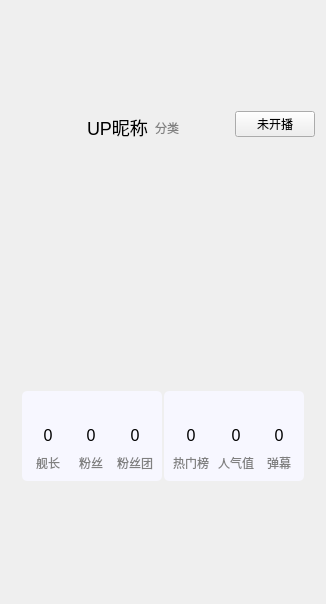
           <widget class="QWidget" name="roomInfoMainWidget" native="true">
            <property name="minimumSize">
             <size>
              <width>0</width>
              <height>1</height>
             </size>
            </property>
            <property name="styleSheet">
             <string notr="true">#roomInfoMainWidget
{
	background: white;
	border-radius: 5px;
}</string>
            </property>
            <layout class="QVBoxLayout" name="verticalLayout_29">
             <property name="spacing">
              <number>12</number>
             </property>
             <item>
              <widget class="QLabel" name="roomCoverSpacingLabel">
               <property name="minimumSize">
                <size>
                 <width>128</width>
                 <height>64</height>
                </size>
               </property>
               <property name="cursor">
                <cursorShape>ArrowCursor</cursorShape>
               </property>
               <property name="contextMenuPolicy">
                <enum>Qt::CustomContextMenu</enum>
               </property>
               <property name="styleSheet">
                <string notr="true"/>
               </property>
               <property name="text">
                <string/>
               </property>
               <property name="scaledContents">
                <bool>false</bool>
               </property>
              </widget>
             </item>
             <item>
              <layout class="QHBoxLayout" name="upNameHLayout">
               <item>
                <widget class="ClickableLabel" name="upHeaderLabel">
                 <property name="minimumSize">
                  <size>
                   <width>64</width>
                   <height>64</height>
                  </size>
                 </property>
                 <property name="maximumSize">
                  <size>
                   <width>64</width>
                   <height>64</height>
                  </size>
                 </property>
                 <property name="cursor">
                  <cursorShape>PointingHandCursor</cursorShape>
                 </property>
                 <property name="contextMenuPolicy">
                  <enum>Qt::CustomContextMenu</enum>
                 </property>
                 <property name="toolTip">
                  <string>&lt;html&gt;&lt;head/&gt;&lt;body&gt;&lt;p&gt;前往直播间&lt;/p&gt;&lt;/body&gt;&lt;/html&gt;</string>
                 </property>
                 <property name="styleSheet">
                  <string notr="true">background-image:url(:/icons/header1);
background-position:center;
background-repeat:none;</string>
                 </property>
                 <property name="text">
                  <string/>
                 </property>
                 <property name="scaledContents">
                  <bool>true</bool>
                 </property>
                 <property name="alignment">
                  <set>Qt::AlignCenter</set>
                 </property>
                </widget>
               </item>
               <item>
                <layout class="QVBoxLayout" name="upNameVLayout">
                 <property name="spacing">
                  <number>7</number>
                 </property>
                 <item>
                  <widget class="QWidget" name="widget_5" native="true">
                   <property name="minimumSize">
                    <size>
                     <width>0</width>
                     <height>20</height>
                    </size>
                   </property>
                   <property name="maximumSize">
                    <size>
                     <width>16777215</width>
                     <height>32</height>
                    </size>
                   </property>
                  </widget>
                 </item>
                 <item>
                  <layout class="QHBoxLayout" name="horizontalLayout_59">
                   <property name="topMargin">
                    <number>0</number>
                   </property>
                   <item>
                    <widget class="ClickableLabel" name="upNameLabel">
                     <property name="cursor">
                      <cursorShape>PointingHandCursor</cursorShape>
                     </property>
                     <property name="contextMenuPolicy">
                      <enum>Qt::CustomContextMenu</enum>
                     </property>
                     <property name="toolTip">
                      <string>&lt;html&gt;&lt;head/&gt;&lt;body&gt;&lt;p&gt;&lt;span style=&quot; font-size:9pt;&quot;&gt;查看主播主页&lt;/span&gt;&lt;/p&gt;&lt;/body&gt;&lt;/html&gt;</string>
                     </property>
                     <property name="styleSheet">
                      <string notr="true">font-size: 18px;</string>
                     </property>
                     <property name="text">
                      <string>UP昵称</string>
                     </property>
                     <property name="alignment">
                      <set>Qt::AlignLeading|Qt::AlignLeft|Qt::AlignVCenter</set>
                     </property>
                    </widget>
                   </item>
                   <item>
                    <widget class="ClickableLabel" name="roomAreaLabel">
                     <property name="cursor">
                      <cursorShape>PointingHandCursor</cursorShape>
                     </property>
                     <property name="contextMenuPolicy">
                      <enum>Qt::CustomContextMenu</enum>
                     </property>
                     <property name="toolTip">
                      <string>&lt;html&gt;&lt;head/&gt;&lt;body&gt;&lt;p&gt;主播：查看与切换分类&lt;/p&gt;&lt;p&gt;观众：查看当前分类列表&lt;/p&gt;&lt;/body&gt;&lt;/html&gt;</string>
                     </property>
                     <property name="styleSheet">
                      <string notr="true">color:gray;</string>
                     </property>
                     <property name="text">
                      <string>分类</string>
                     </property>
                     <property name="alignment">
                      <set>Qt::AlignLeading|Qt::AlignLeft|Qt::AlignVCenter</set>
                     </property>
                    </widget>
                   </item>
                  </layout>
                 </item>
                 <item>
                  <widget class="QLabel" name="upLevelLabel">
                   <property name="sizePolicy">
                    <sizepolicy hsizetype="Minimum" vsizetype="Preferred">
                     <horstretch>0</horstretch>
                     <verstretch>0</verstretch>
                    </sizepolicy>
                   </property>
                   <property name="contextMenuPolicy">
                    <enum>Qt::CustomContextMenu</enum>
                   </property>
                   <property name="styleSheet">
                    <string notr="true">color: gray;</string>
                   </property>
                   <property name="text">
                    <string/>
                   </property>
                  </widget>
                 </item>
                </layout>
               </item>
               <item>
                <spacer name="horizontalSpacer_33">
                 <property name="orientation">
                  <enum>Qt::Horizontal</enum>
                 </property>
                 <property name="sizeHint" stdset="0">
                  <size>
                   <width>40</width>
                   <height>20</height>
                  </size>
                 </property>
                </spacer>
               </item>
               <item>
                <widget class="InteractiveButtonBase" name="liveStatusButton">
                 <property name="cursor">
                  <cursorShape>PointingHandCursor</cursorShape>
                 </property>
                 <property name="toolTip">
                  <string>&lt;html&gt;&lt;head/&gt;&lt;body&gt;&lt;p&gt;程序内查看直播视频&lt;/p&gt;&lt;/body&gt;&lt;/html&gt;</string>
                 </property>
                 <property name="text">
                  <string>未开播</string>
                 </property>
                </widget>
               </item>
              </layout>
             </item>
             <item>
              <widget class="WaterFallButtonGroup" name="tagsButtonGroup" native="true">
               <property name="minimumSize">
                <size>
                 <width>0</width>
                 <height>1</height>
                </size>
               </property>
               <property name="contextMenuPolicy">
                <enum>Qt::CustomContextMenu</enum>
               </property>
               <property name="styleSheet">
                <string notr="true"/>
               </property>
              </widget>
             </item>
             <item>
              <widget class="QTextBrowser" name="roomDescriptionBrowser">
               <property name="sizePolicy">
                <sizepolicy hsizetype="Expanding" vsizetype="Minimum">
                 <horstretch>0</horstretch>
                 <verstretch>0</verstretch>
                </sizepolicy>
               </property>
               <property name="minimumSize">
                <size>
                 <width>0</width>
                 <height>1</height>
                </size>
               </property>
               <property name="contextMenuPolicy">
                <enum>Qt::CustomContextMenu</enum>
               </property>
               <property name="styleSheet">
                <string notr="true">#roomDescriptionBrowser
{
	background: transparent;
	border: none;
}</string>
               </property>
               <property name="openLinks">
                <bool>false</bool>
               </property>
              </widget>
             </item>
             <item>
              <layout class="QHBoxLayout" name="horizontalLayout_64">
               <property name="spacing">
                <number>0</number>
               </property>
               <property name="leftMargin">
                <number>9</number>
               </property>
               <property name="topMargin">
                <number>0</number>
               </property>
               <property name="rightMargin">
                <number>9</number>
               </property>
               <property name="bottomMargin">
                <number>0</number>
               </property>
               <item>
                <spacer name="horizontalSpacer_37">
                 <property name="orientation">
                  <enum>Qt::Horizontal</enum>
                 </property>
                 <property name="sizeHint" stdset="0">
                  <size>
                   <width>2</width>
                   <height>20</height>
                  </size>
                 </property>
                </spacer>
               </item>
               <item>
                <widget class="QWidget" name="guardCountCard" native="true">
                 <property name="minimumSize">
                  <size>
                   <width>140</width>
                   <height>0</height>
                  </size>
                 </property>
                 <property name="styleSheet">
                  <string notr="true">#guardCountCard
{
	background: #f7f7ff;
	border: none;
	border-radius: 5px;
}</string>
                 </property>
                 <layout class="QVBoxLayout" name="verticalLayout_22">
                  <item>
                   <layout class="QHBoxLayout" name="horizontalLayout_61">
                    <item>
                     <widget class="QLabel" name="label">
                      <property name="minimumSize">
                       <size>
                        <width>16</width>
                        <height>16</height>
                       </size>
                      </property>
                      <property name="maximumSize">
                       <size>
                        <width>24</width>
                        <height>24</height>
                       </size>
                      </property>
                      <property name="styleSheet">
                       <string notr="true">border-image:url(:/icons/sailor);
background-position:center;
background-repeat:none;</string>
                      </property>
                      <property name="text">
                       <string/>
                      </property>
                      <property name="scaledContents">
                       <bool>false</bool>
                      </property>
                     </widget>
                    </item>
                    <item>
                     <spacer name="horizontalSpacer_32">
                      <property name="orientation">
                       <enum>Qt::Horizontal</enum>
                      </property>
                      <property name="sizeHint" stdset="0">
                       <size>
                        <width>40</width>
                        <height>20</height>
                       </size>
                      </property>
                     </spacer>
                    </item>
                   </layout>
                  </item>
                  <item>
                   <layout class="QHBoxLayout" name="horizontalLayout_57">
                    <property name="spacing">
                     <number>9</number>
                    </property>
                    <item>
                     <layout class="QVBoxLayout" name="verticalLayout_18">
                      <item>
                       <widget class="QLabel" name="guardCountLabel">
                        <property name="styleSheet">
                         <string notr="true">font-size: 16px;</string>
                        </property>
                        <property name="text">
                         <string>0</string>
                        </property>
                        <property name="alignment">
                         <set>Qt::AlignCenter</set>
                        </property>
                       </widget>
                      </item>
                      <item>
                       <widget class="QLabel" name="guardCountTextLabel">
                        <property name="styleSheet">
                         <string notr="true">color: gray;</string>
                        </property>
                        <property name="text">
                         <string> 舰长 </string>
                        </property>
                        <property name="alignment">
                         <set>Qt::AlignCenter</set>
                        </property>
                       </widget>
                      </item>
                     </layout>
                    </item>
                    <item>
                     <layout class="QVBoxLayout" name="verticalLayout_19">
                      <item>
                       <widget class="QLabel" name="fansCountLabel">
                        <property name="styleSheet">
                         <string notr="true">font-size: 16px;</string>
                        </property>
                        <property name="text">
                         <string>0</string>
                        </property>
                        <property name="alignment">
                         <set>Qt::AlignCenter</set>
                        </property>
                       </widget>
                      </item>
                      <item>
                       <widget class="QLabel" name="fansCountTextLabel">
                        <property name="styleSheet">
                         <string notr="true">color: gray;</string>
                        </property>
                        <property name="text">
                         <string> 粉丝 </string>
                        </property>
                        <property name="alignment">
                         <set>Qt::AlignCenter</set>
                        </property>
                       </widget>
                      </item>
                     </layout>
                    </item>
                    <item>
                     <layout class="QVBoxLayout" name="verticalLayout_23">
                      <item>
                       <widget class="QLabel" name="fansClubCountLabel">
                        <property name="styleSheet">
                         <string notr="true">font-size: 16px;</string>
                        </property>
                        <property name="text">
                         <string>0</string>
                        </property>
                        <property name="alignment">
                         <set>Qt::AlignCenter</set>
                        </property>
                       </widget>
                      </item>
                      <item>
                       <widget class="QLabel" name="fansClubCountTextLabel">
                        <property name="styleSheet">
                         <string notr="true">color: gray;</string>
                        </property>
                        <property name="text">
                         <string>粉丝团</string>
                        </property>
                        <property name="alignment">
                         <set>Qt::AlignCenter</set>
                        </property>
                       </widget>
                      </item>
                     </layout>
                    </item>
                   </layout>
                  </item>
                 </layout>
                </widget>
               </item>
               <item>
                <spacer name="horizontalSpacer_36">
                 <property name="orientation">
                  <enum>Qt::Horizontal</enum>
                 </property>
                 <property name="sizeHint" stdset="0">
                  <size>
                   <width>2</width>
                   <height>20</height>
                  </size>
                 </property>
                </spacer>
               </item>
               <item>
                <widget class="QWidget" name="hotCountCard" native="true">
                 <property name="minimumSize">
                  <size>
                   <width>140</width>
                   <height>0</height>
                  </size>
                 </property>
                 <property name="styleSheet">
                  <string notr="true">#hotCountCard
{
	background: #f7f7ff;
	border: none;
	border-radius: 5px;
}</string>
                 </property>
                 <layout class="QVBoxLayout" name="verticalLayout_24">
                  <item>
                   <layout class="QHBoxLayout" name="horizontalLayout_62">
                    <item>
                     <widget class="QLabel" name="label_3">
                      <property name="minimumSize">
                       <size>
                        <width>16</width>
                        <height>16</height>
                       </size>
                      </property>
                      <property name="maximumSize">
                       <size>
                        <width>24</width>
                        <height>24</height>
                       </size>
                      </property>
                      <property name="styleSheet">
                       <string notr="true">border-image:url(:/icons/hot);
background-position:center;
background-repeat:none;</string>
                      </property>
                      <property name="text">
                       <string/>
                      </property>
                      <property name="scaledContents">
                       <bool>false</bool>
                      </property>
                     </widget>
                    </item>
                    <item>
                     <spacer name="horizontalSpacer_34">
                      <property name="orientation">
                       <enum>Qt::Horizontal</enum>
                      </property>
                      <property name="sizeHint" stdset="0">
                       <size>
                        <width>40</width>
                        <height>20</height>
                       </size>
                      </property>
                     </spacer>
                    </item>
                   </layout>
                  </item>
                  <item>
                   <layout class="QHBoxLayout" name="horizontalLayout_63">
                    <property name="spacing">
                     <number>9</number>
                    </property>
                    <item>
                     <layout class="QVBoxLayout" name="verticalLayout_25">
                      <item>
                       <widget class="QLabel" name="roomRankLabel">
                        <property name="styleSheet">
                         <string notr="true">font-size: 16px;</string>
                        </property>
                        <property name="text">
                         <string>0</string>
                        </property>
                        <property name="alignment">
                         <set>Qt::AlignCenter</set>
                        </property>
                       </widget>
                      </item>
                      <item>
                       <widget class="QLabel" name="roomRankTextLabel">
                        <property name="styleSheet">
                         <string notr="true">color: gray;</string>
                        </property>
                        <property name="text">
                         <string>热门榜</string>
                        </property>
                        <property name="alignment">
                         <set>Qt::AlignCenter</set>
                        </property>
                       </widget>
                      </item>
                     </layout>
                    </item>
                    <item>
                     <layout class="QVBoxLayout" name="verticalLayout_26">
                      <item>
                       <widget class="QLabel" name="popularityLabel">
                        <property name="styleSheet">
                         <string notr="true">font-size: 16px;</string>
                        </property>
                        <property name="text">
                         <string>0</string>
                        </property>
                        <property name="alignment">
                         <set>Qt::AlignCenter</set>
                        </property>
                       </widget>
                      </item>
                      <item>
                       <widget class="QLabel" name="popularityTextLabel">
                        <property name="styleSheet">
                         <string notr="true">color: gray;</string>
                        </property>
                        <property name="text">
                         <string>人气值</string>
                        </property>
                        <property name="alignment">
                         <set>Qt::AlignCenter</set>
                        </property>
                       </widget>
                      </item>
                     </layout>
                    </item>
                    <item>
                     <layout class="QVBoxLayout" name="verticalLayout_27">
                      <item>
                       <widget class="QLabel" name="danmuCountLabel">
                        <property name="styleSheet">
                         <string notr="true">QLabel
{
	font-size: 16px;
}</string>
                        </property>
                        <property name="text">
                         <string>0</string>
                        </property>
                        <property name="alignment">
                         <set>Qt::AlignCenter</set>
                        </property>
                       </widget>
                      </item>
                      <item>
                       <widget class="QLabel" name="danmuCountTextLabel">
                        <property name="styleSheet">
                         <string notr="true">color: gray;</string>
                        </property>
                        <property name="text">
                         <string> 弹幕 </string>
                        </property>
                        <property name="alignment">
                         <set>Qt::AlignCenter</set>
                        </property>
                       </widget>
                      </item>
                     </layout>
                    </item>
                   </layout>
                  </item>
                 </layout>
                </widget>
               </item>
               <item>
                <spacer name="horizontalSpacer_35">
                 <property name="orientation">
                  <enum>Qt::Horizontal</enum>
                 </property>
                 <property name="sizeHint" stdset="0">
                  <size>
                   <width>2</width>
                   <height>20</height>
                  </size>
                 </property>
                </spacer>
               </item>
              </layout>
             </item>
             <item>
              <widget class="QListWidget" name="giftListWidget">
               <property name="sizePolicy">
                <sizepolicy hsizetype="Expanding" vsizetype="Minimum">
                 <horstretch>0</horstretch>
                 <verstretch>0</verstretch>
                </sizepolicy>
               </property>
               <property name="minimumSize">
                <size>
                 <width>0</width>
                 <height>80</height>
                </size>
               </property>
               <property name="maximumSize">
                <size>
                 <width>16777215</width>
                 <height>80</height>
                </size>
               </property>
               <property name="styleSheet">
                <string notr="true">#giftListWidget
{
	background: transparent;
	border: none;
}</string>
               </property>
               <property name="verticalScrollBarPolicy">
                <enum>Qt::ScrollBarAlwaysOff</enum>
               </property>
               <property name="horizontalScrollBarPolicy">
                <enum>Qt::ScrollBarAlwaysOff</enum>
               </property>
               <property name="selectionMode">
                <enum>QAbstractItemView::NoSelection</enum>
               </property>
               <property name="verticalScrollMode">
                <enum>QAbstractItemView::ScrollPerPixel</enum>
               </property>
               <property name="horizontalScrollMode">
                <enum>QAbstractItemView::ScrollPerPixel</enum>
               </property>
               <property name="flow">
                <enum>QListView::LeftToRight</enum>
               </property>
               <property name="spacing">
                <number>6</number>
               </property>
               <property name="viewMode">
                <enum>QListView::ListMode</enum>
               </property>
               <property name="selectionRectVisible">
                <bool>true</bool>
               </property>
              </widget>
             </item>
             <item>
              <spacer name="verticalSpacer_12">
               <property name="orientation">
                <enum>Qt::Vertical</enum>
               </property>
               <property name="sizeHint" stdset="0">
                <size>
                 <width>1</width>
                 <height>20</height>
                </size>
               </property>
              </spacer>
             </item>
            </layout>
           </widget>
